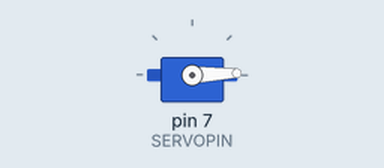
Simulated run of this sketch. Board: Arduino Uno, built with avr-gcc and run on an emulated ATmega328P. Shown: servo.

Above: at 0.05 s.
At 1.75 s:
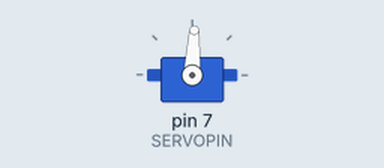
At 3.45 s:
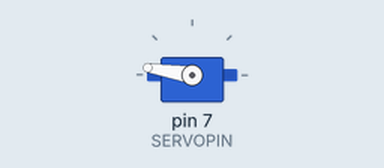
At 6.9 s:
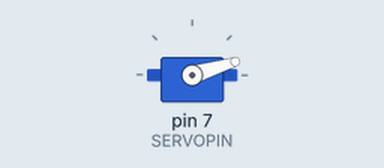
Timing chart, 0 to 9.4 s (numbered marks = the images above):
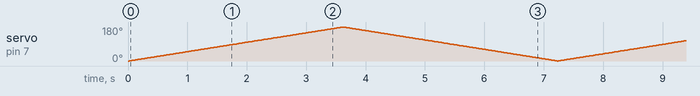

The sketch:

servo_test.ino
```cpp
/*
 * Servo motor test uygulaması.
 *
 * Bağlantılar
 * Kırmızı    - 5V
 * Kahverengi - GND
 * Turuncu    - PIN 7
 */
#include <Servo.h>
#define SERVOPIN 7
#define DELAYTIME 20
Servo servo;

void setup () {
  servo.attach(SERVOPIN);
}

void loop() {
  for (int i = 0; i < 180; i++) {
    servo.write(i);
    delay(DELAYTIME);
  }
  for (int i = 180; i > 0; i--) {
    servo.write(i);
    delay(DELAYTIME);
  }
}
```
